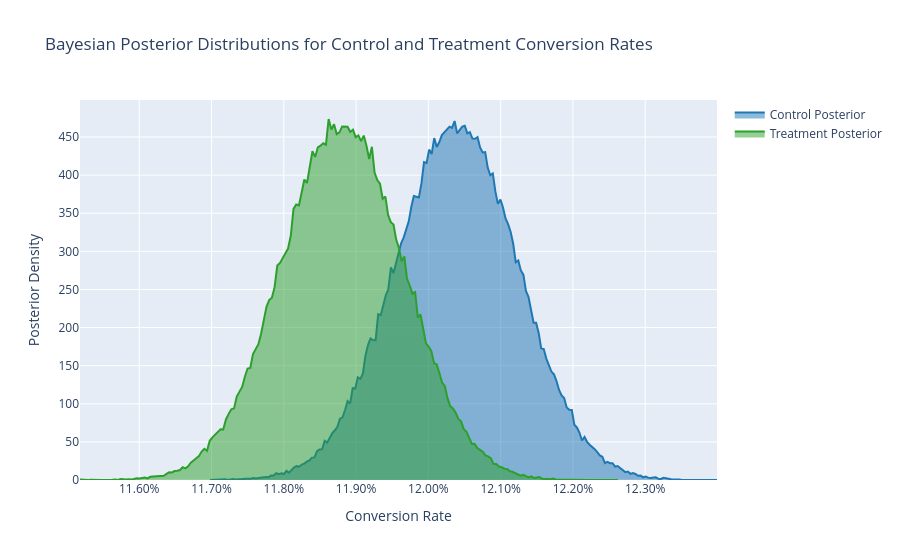

The notebook cell this image was saved under:
### Markdown cell above
## Section 6 — Bayesian A/B Test

Frequentist and Bayesian approaches answer related but importantly different questions.

A useful analogy is weather forecasting. A frequentist test is like asking, *"If there were truly no difference between the pages, how surprising would today's observed data be?"* A Bayesian analysis is like asking, *"Given what we believed before and what we have now observed, what should we believe about the treatment's conversion rate today?"* The Bayesian framing is often more natural for decision-making because businesses usually care about probabilities of outcomes and the costs of decisions, not just rejection thresholds.

Three Bayesian ingredients matter conceptually:

- **Prior:** what we believe about the conversion rate before seeing this experiment. A weak prior can simply encode that all rates between 0 and 1 are initially plausible.
- **Likelihood:** how probable the observed data are for different possible conversion rates.
- **Posterior:** the updated belief after combining the prior with the observed evidence.

For binary outcomes such as conversion, the Beta distribution is a natural prior and posterior family. With a simple Beta prior, we can simulate the posterior distribution of each group's conversion rate and ask directly useful business questions:

- What is the probability the treatment beats the control?
- If we choose the wrong page, how much conversion do we expect to lose?

Companies such as Booking.com and Airbnb often favor Bayesian decision support because it aligns naturally with iterative product decisions, sequential learning, and expected-value thinking. Bayesian outputs also tend to be easier for non-technical stakeholders to interpret because probabilities like *"the treatment has a 23% chance of being better"* are closer to the way businesses already reason.

### Code cell
# Set the random seed so the posterior simulation is reproducible.  
np.random.seed(42)  # Fix the seed for stable Monte Carlo results.

# Choose a weakly informative Beta(1, 1) prior for each variant.  
prior_alpha = 1  # Start with one pseudo-conversion for the prior.
prior_beta = 1  # Start with one pseudo-non-conversion for the prior.

# Define the number of Monte Carlo samples for posterior simulation.  
posterior_draws = 200_000  # Use a large sample to stabilize posterior probability estimates.

# Simulate the posterior conversion-rate distribution for the control group.  
control_posterior = np.random.beta(prior_alpha + control_conversions, prior_beta + control_users - control_conversions, posterior_draws)  # Draw samples from the control posterior.

# Simulate the posterior conversion-rate distribution for the treatment group.  
treatment_posterior = np.random.beta(prior_alpha + treatment_conversions, prior_beta + treatment_users - treatment_conversions, posterior_draws)  # Draw samples from the treatment posterior.

# Compute the posterior distribution of the treatment lift.  
posterior_lift = treatment_posterior - control_posterior  # Subtract control from treatment draw by draw.

# Estimate the probability that treatment is better than control.  
prob_treatment_better = float((posterior_lift > 0).mean())  # Measure the share of posterior draws where treatment wins.

# Estimate expected loss if we choose treatment when control is actually better.  
expected_loss_choose_treatment = float(np.maximum(control_posterior - treatment_posterior, 0).mean())  # Average the regret when treatment loses.

# Estimate expected loss if we choose control when treatment is actually better.  
expected_loss_choose_control = float(np.maximum(treatment_posterior - control_posterior, 0).mean())  # Average the regret when control loses.

# Build a common x-axis for plotting the posterior densities.  
x_grid = np.linspace(min(control_posterior.min(), treatment_posterior.min()), max(control_posterior.max(), treatment_posterior.max()), 500)  # Span the support of both posterior distributions.

# Estimate smooth posterior densities using histogram-based approximations.  
control_density, control_bins = np.histogram(control_posterior, bins=200, density=True)  # Approximate the control posterior density.
treatment_density, treatment_bins = np.histogram(treatment_posterior, bins=200, density=True)  # Approximate the treatment posterior density.

# Convert histogram bin edges to midpoints for plotting.  
control_midpoints = (control_bins[:-1] + control_bins[1:]) / 2  # Compute the control density x-values.
treatment_midpoints = (treatment_bins[:-1] + treatment_bins[1:]) / 2  # Compute the treatment density x-values.

# Initialize the posterior comparison chart.  
fig_bayes = go.Figure()  # Create a figure for the posterior density comparison.

# Add the control posterior with a shaded area.  
fig_bayes.add_trace(go.Scatter(x=control_midpoints, y=control_density, mode='lines', name='Control Posterior', line=dict(color='#1f77b4'), fill='tozeroy', opacity=0.45))  # Plot the control posterior density.

# Add the treatment posterior with a shaded area.  
fig_bayes.add_trace(go.Scatter(x=treatment_midpoints, y=treatment_density, mode='lines', name='Treatment Posterior', line=dict(color='#2ca02c'), fill='tozeroy', opacity=0.45))  # Plot the treatment posterior density.

# Format the Bayesian chart.  
fig_bayes.update_layout(title='Bayesian Posterior Distributions for Control and Treatment Conversion Rates', xaxis_title='Conversion Rate', yaxis_title='Posterior Density')  # Add publication-ready titles.
fig_bayes.update_xaxes(tickformat='.2%')  # Format the conversion-rate axis as percentages.

# Render the posterior comparison chart.  
fig_bayes.show()  # Display the Bayesian posterior densities.

# Print the Bayesian decision metrics.  
print(f"Posterior probability that treatment beats control: {prob_treatment_better:.2%}")  # Report the Bayesian win probability.
print(f"Expected loss if we launch treatment and it is worse: {expected_loss_choose_treatment:.4%} conversion points")  # Report regret for choosing treatment.
print(f"Expected loss if we keep control and treatment is actually better: {expected_loss_choose_control:.4%} conversion points")  # Report regret for choosing control.

### Figure 1 — Plotly figure (JSON) as saved in the notebook; plotly's stock layout.template omitted (floating-point values rounded to 4 significant figures; data arrays with more than 128 entries replaced by an {"elided": "..."} marker saying what was removed)
{"data": [{"fill": "tozeroy", "line": {"color": "#1f77b4"}, "mode": "lines", "name": "Control Posterior", "opacity": 0.45, "type": "scatter", "x": {"elided": "200 float values"}, "y": {"elided": "200 float values"}}, {"fill": "tozeroy", "line": {"color": "#2ca02c"}, "mode": "lines", "name": "Treatment Posterior", "opacity": 0.45, "type": "scatter", "x": {"elided": "200 float values"}, "y": {"elided": "200 float values"}}], "layout": {"title": {"text": "Bayesian Posterior Distributions for Control and Treatment Conversion Rates"}, "xaxis": {"tickformat": ".2%", "title": {"text": "Conversion Rate"}}, "yaxis": {"title": {"text": "Posterior Density"}}}}
